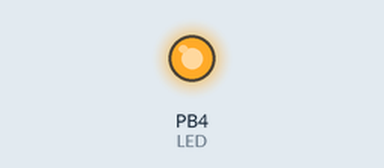
Simulated run of this sketch. Board: ATtiny85, built with avr-gcc and run on an emulated ATtiny85. Shown: output pins drawn as LEDs (lit = HIGH).

Above: at 0.1 s.
At 7.1 s:
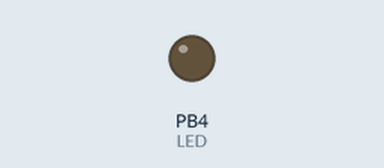
Timing chart, 0 to 8.6 s (numbered marks = the images above):
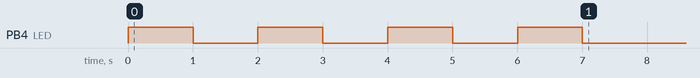

The sketch:

TimeAlarmExample.ino
```cpp
/*
 * TimeAlarmExample.pde
 *
 * This example calls alarm functions at 8:30 am and at 5:45 pm (17:45)
 * and simulates turning lights on at night and off in the morning
 * A weekly timer is set for Saturdays at 8:30:30
 *
 * A timer is called every 15 seconds
 * Another timer is called once only after 10 seconds
 *
 * At startup the time is set to Jan 1 2011  8:29 am
 */

#include <Time.h>
#include <TimeAlarms.h>

int LED = 4;
void setup()
{
  pinMode(LED, OUTPUT);
  setTime(20,59,45,2,10,15); // set time to Saturday 8:29:00am Jan 1 2011
  // create the alarms
  if(Alarm.alarmRepeat(6,0,0, MorningOnAlarm)!=255) // 6:00am every day
    digitalWrite(LED, HIGH);
  Alarm.delay(1000);
  digitalWrite(LED, LOW);
  Alarm.delay(1000);
  if(Alarm.alarmRepeat(9,0,0, MorningOffAlarm) != 255) // 9:00am every day
    digitalWrite(LED, HIGH);
  Alarm.delay(1000);
  digitalWrite(LED, LOW);
  Alarm.delay(1000);
  if(Alarm.alarmRepeat(21,0,0,EveningOnAlarm) != 255)
    digitalWrite(LED, HIGH);
  Alarm.delay(1000);
  digitalWrite(LED, LOW);
  Alarm.delay(1000);
  if(Alarm.alarmRepeat(21,0,5,EveningOffAlarm) != 255)
    digitalWrite(LED, HIGH);
  Alarm.delay(1000);
  digitalWrite(LED, LOW);
  //Alarm.alarmRepeat(dowSaturday,8,30,30,WeeklyAlarm);  // 8:30:30 every Saturday


  Alarm.timerRepeat(15, Repeats);            // timer for every 15 seconds
  //Alarm.timerOnce(10, OnceOnly);             // called once after 10 seconds
}

void SetLED(bool status)
{
  digitalWrite(LED, status);
}

void loop(){
  //digitalClockDisplay();
  //Alarm.delay(1000); // wait one second between clock display
}

// functions to be called when an alarm triggers:
void MorningOnAlarm(){
  //Serial.println("Alarm: - turn lights off");
  digitalWrite(LED, HIGH);
}

void MorningOffAlarm(){
  //Serial.println("Alarm: - turn lights off");
  digitalWrite(LED, LOW);
}

void EveningOnAlarm(){
  //Serial.println("Alarm: - turn lights on");
  digitalWrite(LED, HIGH);
}

void EveningOffAlarm(){
  //Serial.println("Alarm: - turn lights on");
  digitalWrite(LED, LOW);
}

void WeeklyAlarm(){
  //Serial.println("Alarm: - its Monday Morning");
}

void ExplicitAlarm(){
  //Serial.println("Alarm: - this triggers only at the given date and time");
}

void Repeats(){
  //Serial.println("15 second timer");
}

void OnceOnly(){
  //Serial.println("This timer only triggers once");
}
```
